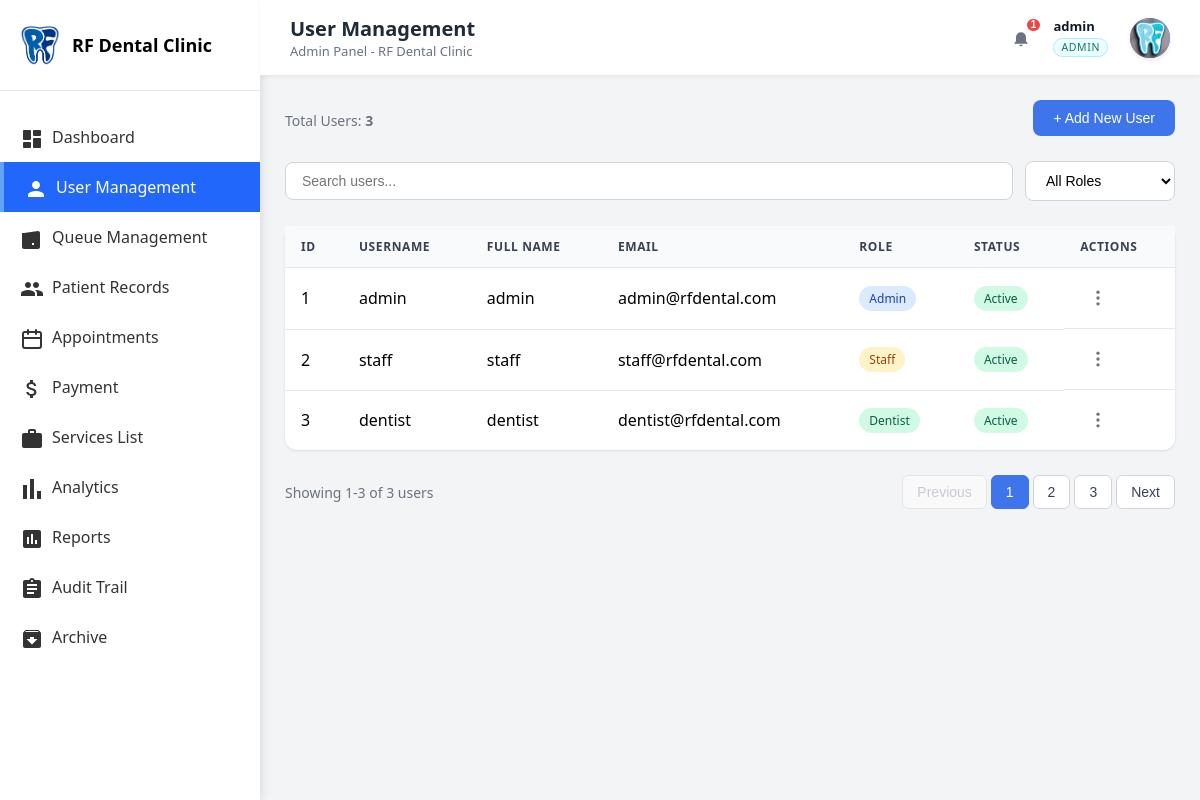
Page /master/admin/admin_users.php (signed in) on the committed database.
### tables this page shows
CREATE TABLE `users` (
  `id` int(11) NOT NULL,
  `first_name` varchar(50) NOT NULL DEFAULT '',
  `middle_name` varchar(50) DEFAULT NULL,
  `last_name` varchar(50) NOT NULL DEFAULT '',
  `username` varchar(50) NOT NULL,
  `password` varchar(255) NOT NULL,
  `email` varchar(100) DEFAULT NULL,
  `role` enum('admin','dentist','staff','user') DEFAULT 'user',
  `first_login` tinyint(1) NOT NULL DEFAULT 1,
  `status` enum('active','inactive') DEFAULT 'active',
  `created_at` timestamp NOT NULL DEFAULT current_timestamp(),
  `updated_at` timestamp NOT NULL DEFAULT current_timestamp() ON UPDATE current_timestamp(),
  `is_archived` tinyint(1) NOT NULL DEFAULT 0,
  `deleted_at` datetime DEFAULT NULL
);

### master/admin/admin_users.php (the view, shortened to what this page needs)
<?php
require_once __DIR__ . '/../../config/database.php';
require_once __DIR__ . '/../../includes/admin_layout_start.php';
$users = [];
$totalUsers = 0;
try {
    $colStmt = $pdo->query("SHOW COLUMNS FROM users LIKE 'status'");
    $hasStatusColumn = (bool)$colStmt->fetch(PDO::FETCH_ASSOC);
    $sql = $hasStatusColumn
        ? "SELECT id, username, first_name, middle_name, last_name, email, role, status FROM users ORDER BY id ASC"
        : "SELECT id, username, first_name, middle_name, last_name, email, role FROM users ORDER BY id ASC";
    $stmt = $pdo->query($sql);
    $users = $stmt->fetchAll(PDO::FETCH_ASSOC);
    $totalUsers = count($users);
} catch (Exception $e) {
    $users = [];
    $totalUsers = 0;
}
?>
            <div class="content-main">
                <div class="page-header">
                    <div>
                        <p class="page-subtitle">Total Users: <strong><?php echo $totalUsers; ?></strong></p>
                    </div>
                    <button class="btn-primary" onclick="openUserModal()">+ Add New User</button>
                </div>
                <div class="search-filters">
                    <input type="text" class="search-input" placeholder="Search users..." id="userSearch">
                    <select class="filter-select" id="roleFilter">
                        <option value="">All Roles</option>
                    </select>
                </div>
                <div class="table-container">
                    <table class="data-table">
                        <thead>
                            <tr>
                                <th>ID</th>
                                <th>Username</th>
                                <th>Full Name</th>
                                <th>Email</th>
                                <th>Role</th>
                                <th>Status</th>
                                <th>Actions</th>
                            </tr>
                        </thead>
                        <tbody id="usersTableBody">
                            <?php foreach ($users as $user): ?>
                            <?php
                                $username = $user['username'] ?? '';
                                $firstName = $user['first_name'] ?? '';
                                $lastName = $user['last_name'] ?? '';
                                $email = $user['email'] ?? '';
                                $displayName = trim($firstName . ' ' . $lastName) ?: ($username ?: $email);
                            ?>
                            <tr>
                                <td><?php echo $user['id']; ?></td>
                                <td><?php echo htmlspecialchars($username); ?></td>
                                <td><?php echo htmlspecialchars($displayName); ?></td>
                                <td><?php echo htmlspecialchars($email); ?></td>
                                <td><span class="role-badge <?php echo $user['role']; ?>"><?php echo ucfirst($user['role']); ?></span></td>
                                <td><span class="status-badge <?php echo $user['status']; ?>"><?php echo ucfirst($user['status']); ?></span></td>
                                <td class="action-buttons">
                                    <button
                                        class="user-kebab-btn"
                                        type="button"
                                        data-user-id="<?php echo (int)$user['id']; ?>"
                                        data-user-status="<?php echo htmlspecialchars($user['status']); ?>"
                                        aria-label="User actions"
                                    >
                                        <svg xmlns="http://www.w3.org/2000/svg" width="20" height="20" viewBox="0 0 24 24" fill="currentColor">
                                            <circle cx="12" cy="5" r="2"></circle>
                                            <circle cx="12" cy="12" r="2"></circle>
                                            <circle cx="12" cy="19" r="2"></circle>
                                        </svg>
                                    </button>
                                </td>
                            </tr>
                            <?php endforeach; ?>
                        </tbody>
                    </table>
                </div>
                <div class="pagination">
                    <span class="pagination-info">Showing 1-<?php echo $totalUsers; ?> of <?php echo $totalUsers; ?> users</span>
                    <div class="pagination-buttons">
                        <button class="pagination-btn" disabled>Previous</button>
                        <button class="pagination-btn active">1</button>
                        <button class="pagination-btn">2</button>
                        <button class="pagination-btn">3</button>
                        <button class="pagination-btn">Next</button>
                    </div>
                </div>
            </div>
<?php
require_once __DIR__ . '/../../includes/admin_layout_end.php';
?>

### assets/css/dashboard.css (style rules this page uses)
* { margin: 0; padding: 0; box-sizing: border-box; }
body { font-family: 'Segoe UI', Tahoma, Geneva, Verdana, sans-serif; background: #f3f4f6; display: flex; min-height: 100vh; min-height: 100dvh; height: 100vh; overflow: hidden; }
@media (prefers-reduced-motion: no-preference) { * { scroll-behavior: smooth; } }
.main-content, .content-area, .content-main, .content-sidebar { min-width: 0; }
.content-main { flex: 1; display: flex; flex-direction: column; gap: 25px; padding-top: 0px; padding-bottom: 50px; min-height: 100%; }
.status-badge { padding: 4px 12px; border-radius: 6px; font-size: 12px; font-weight: 500; }

### assets/css/admin.css (style rules this page uses)
.page-header { display: flex; justify-content: space-between; align-items: center; }
.page-subtitle { font-size: 0.875rem; color: #6b7280; margin: 4px 0 0 0; }
.search-filters { display: flex; gap: 12px; flex-wrap: wrap; align-items: center; }
.search-input { flex: 1; min-width: 250px; padding: 10px 16px; border: 1px solid #d1d5db; border-radius: 8px; font-size: 0.875rem; transition: border-color 0.2s; }
.filter-select, .date-input { padding: 10px 16px; border: 1px solid #d1d5db; border-radius: 8px; font-size: 0.875rem; background: white; min-width: 150px; cursor: pointer; }
.table-container { background: white; border-radius: 12px; box-shadow: 0 1px 3px rgba(0, 0, 0, 0.1); overflow: visible; }
.data-table { width: 100%; border-collapse: collapse; }
.data-table th, .data-table td { padding: 12px 16px; text-align: left; border-bottom: 1px solid #e5e7eb; }
.data-table th { background: #f9fafb; font-weight: 600; color: #374151; font-size: 0.75rem; text-transform: uppercase; letter-spacing: 0.05em; }
.data-table tbody tr:last-child td { border-bottom: none; }
.status-badge { display: inline-block; padding: 4px 10px; border-radius: 9999px; font-size: 0.75rem; font-weight: 500; }
.status-badge.active, .status-badge.paid, .status-badge.completed { background: #d1fae5; color: #065f46; }
.role-badge { display: inline-block; padding: 4px 10px; border-radius: 9999px; font-size: 0.75rem; font-weight: 500; }
.role-badge.admin { background: #dbeafe; color: #1e40af; }
.role-badge.dentist { background: #d1fae5; color: #065f46; }
.role-badge.staff { background: #fef3c7; color: #92400e; }
.action-buttons { display: flex; gap: 8px; }
.pagination { display: flex; justify-content: space-between; align-items: center; padding-bottom: 26px; }
.pagination-info { font-size: 0.875rem; color: #6b7280; }
.pagination-buttons { display: flex; gap: 4px; }
.pagination-btn { padding: 8px 14px; border: 1px solid #d1d5db; background: white; border-radius: 6px; cursor: pointer; font-size: 0.875rem; transition: all 0.2s; text-decoration: none; display: inline-block; color: #374151; }
.pagination-btn.disabled, .pagination-btn:disabled { color: #9ca3af; cursor: not-allowed; pointer-events: none; }
.pagination-btn.active { background: #3f75ea; color: white; border-color: #3f75ea; }
.pagination-btn:disabled { opacity: 0.5; cursor: not-allowed; }
.btn-primary { background: #3f75ea; color: white; border: none; padding: 10px 20px; border-radius: 8px; font-size: 0.875rem; font-weight: 500; cursor: pointer; transition: background 0.2s; }

### master/admin/admin_users.php (style rules this page uses)
.user-kebab-btn { background: none; border: none; cursor: pointer; padding: 8px; border-radius: 50%; color: #6b7280; display: inline-flex; align-items: center; justify-content: center; transition: all 0.2s ease; }

### rows in the picture
users: id "1", username "admin", email "admin@rfdental.com", role "Admin", status "Active"
users: id "2", username "staff", email "staff@rfdental.com", role "Staff", status "Active"
users: id "3", username "dentist", email "dentist@rfdental.com", role "Dentist", status "Active"

### other values in the picture
$pageTitle "User Management"
$notificationTotal "1"
$displayHeaderName "admin"
$_SESSION['role'] "ADMIN"
$totalUsers "3"
